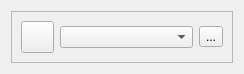
<?xml version="1.0" encoding="UTF-8"?>
<ui version="4.0">
 <class>SerialBox5_fix_baudrate</class>
 <widget class="QWidget" name="SerialBox5_fix_baudrate">
  <property name="geometry">
   <rect>
    <x>0</x>
    <y>0</y>
    <width>244</width>
    <height>74</height>
   </rect>
  </property>
  <layout class="QVBoxLayout" name="verticalLayout_3">
   <item>
    <widget class="QFrame" name="frame">
     <property name="frameShape">
      <enum>QFrame::StyledPanel</enum>
     </property>
     <property name="frameShadow">
      <enum>QFrame::Raised</enum>
     </property>
     <layout class="QHBoxLayout" name="horizontalLayout_3">
      <item>
       <widget class="QPushButton" name="btn_power">
        <property name="maximumSize">
         <size>
          <width>33</width>
          <height>70</height>
         </size>
        </property>
        <property name="checkable">
         <bool>true</bool>
        </property>
       </widget>
      </item>
      <item>
       <layout class="QHBoxLayout" name="horizontalLayout_2">
        <item>
         <layout class="QVBoxLayout" name="verticalLayout">
          <item>
           <layout class="QGridLayout" name="gridLayout">
            <item row="0" column="1">
             <widget class="QToolButton" name="btn_refresh">
              <property name="text">
               <string>...</string>
              </property>
             </widget>
            </item>
            <item row="0" column="0">
             <widget class="QComboBox" name="PortBox"/>
            </item>
           </layout>
          </item>
         </layout>
        </item>
        <item>
         <layout class="QVBoxLayout" name="layout_power"/>
        </item>
        <item>
         <layout class="QVBoxLayout" name="layout_right_LOG"/>
        </item>
       </layout>
      </item>
     </layout>
    </widget>
   </item>
   <item>
    <layout class="QVBoxLayout" name="layout_SEND"/>
   </item>
  </layout>
 </widget>
 <tabstops>
  <tabstop>PortBox</tabstop>
  <tabstop>btn_refresh</tabstop>
 </tabstops>
 <resources/>
 <connections/>
</ui>
